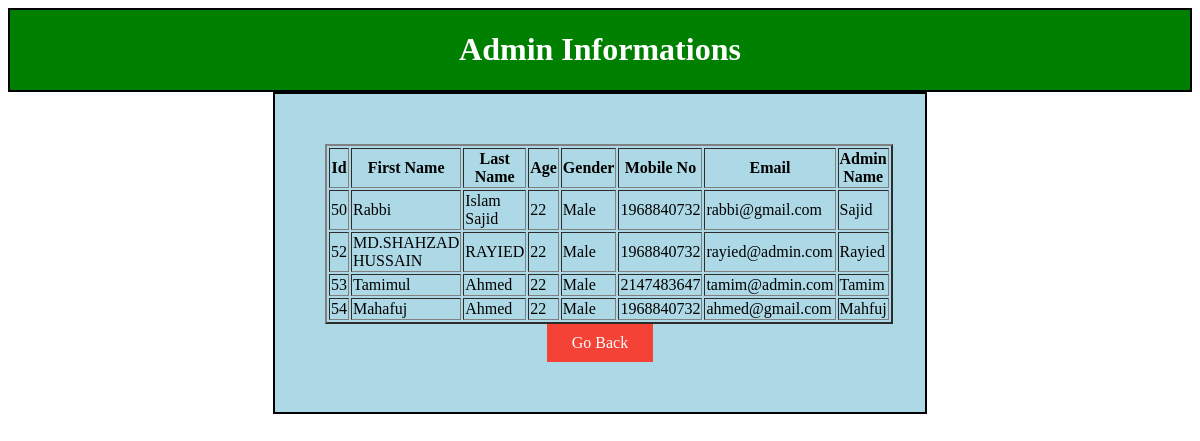
The page /Admin_View/AboutAdmin.php on the database its author committed.
### tables this page shows
CREATE TABLE `admin_registration` (
  `id` int(100) NOT NULL,
  `fname` text NOT NULL,
  `lname` text NOT NULL,
  `age` int(100) NOT NULL,
  `gender` text NOT NULL,
  `mob_no` int(100) NOT NULL,
  `email` varchar(100) NOT NULL,
  `file_upload` varchar(100) NOT NULL,
  `admin_name` text NOT NULL,
  `password` varchar(100) NOT NULL,
  `confirm_password` varchar(100) NOT NULL
);

### Admin_View/AboutAdmin.php (the view, shortened to what this page needs)
<html>
    <head>
        <link rel="stylesheet" href="../Admin_CSS/admin.css">
    </head>
    <body>
        <div class="header">
    <h1>Admin Informations</h1>
</div>
        <form action="" method="POST">
   <table border="2">
    <tr>
        <th>Id</th>
        <th>First Name</th>
        <th>Last Name</th>
        <th>Age</th>
        <th>Gender</th>
        <th>Mobile No</th>
        <th>Email</th>
        <th>Admin Name</th>
    </tr>
    <?php
       $servername="localhost";
       $username="root";
       $password="";
       $dbname="web_project";
       $tablename="admin_registration";
$conn=new mysqli($servername,$username,$password,$dbname);
$sql="SELECT id,fname,lname,age,gender,mob_no,email,admin_name FROM $tablename ";
$result=$conn->query($sql);
if($result->num_rows>0){
    while($row=$result->fetch_assoc()){
      echo "<tr><td>".$row["id"]."</td><td>".$row["fname"]."</td><td>".$row["lname"]."</td><td>".$row["age"]."</td><td>".$row["gender"]."</td><td>".$row["mob_no"]."</td><td>".$row["email"]."</td><td>".$row["admin_name"]."</td></tr>";
    }
    echo "</table>";
}
else{
    echo "No record founds";
}
    ?>
   <a href="../Admin_View/Admin_Homepage.php">Go Back</a>
    </body>
</html>

### Admin_CSS/admin.css (style rules this page uses)
.header { border: 2px solid black; background-color: green; color: white; text-align: center; }
form { border: 2px solid black; background-color: lightblue; color: white; text-align: center; width: 550px; margin: auto; padding: 50px; }
body { background-image: url("https://images.unsplash.com/photo-1519389950473-47ba0277781c?ixlib=rb-1.2.1&ixid=MnwxMjA3fDB8MHxzZWFyY2h8NXx8YWRtaW58ZW58MHx8MHx8&auto=format&fit=crop&w=500&q=60"); }
a:link, a:visited { background-color: #f44336; color: white; padding: 10px 25px; text-align: center; text-decoration: none; display: inline-block; }

### rows shown on the page
admin_registration: id "50", fname "Rabbi", lname "Islam Sajid", age "22", gender "Male", mob_no "1968840732", email "rabbi@gmail.com", admin_name "Sajid"
admin_registration: id "52", fname "MD.SHAHZAD HUSSAIN", lname "RAYIED", age "22", gender "Male", mob_no "1968840732", email "rayied@admin.com", admin_name "Rayied"
admin_registration: id "53", fname "Tamimul", lname "Ahmed", age "22", gender "Male", mob_no "2147483647", email "tamim@admin.com", admin_name "Tamim"
admin_registration: id "54", fname "Mahafuj", lname "Ahmed", age "22", gender "Male", mob_no "1968840732", email "ahmed@gmail.com", admin_name "Mahfuj"
